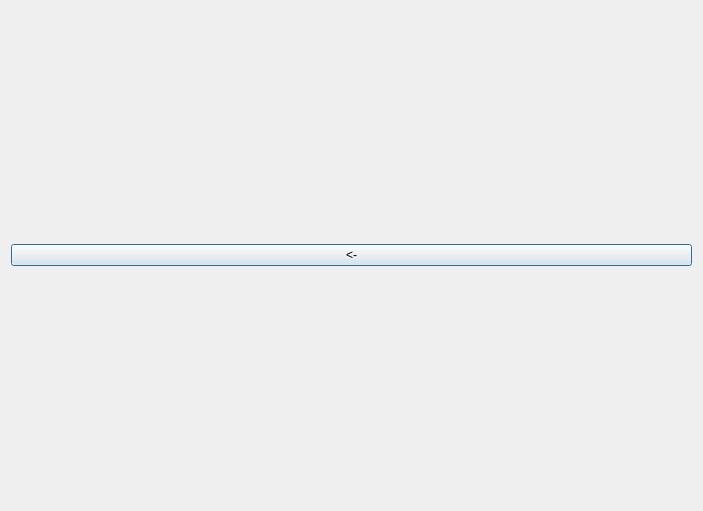
<?xml version="1.0" encoding="UTF-8"?>
<ui version="4.0">
 <class>AccWindow</class>
 <widget class="QDialog" name="AccWindow">
  <property name="geometry">
   <rect>
    <x>0</x>
    <y>0</y>
    <width>703</width>
    <height>511</height>
   </rect>
  </property>
  <property name="minimumSize">
   <size>
    <width>0</width>
    <height>511</height>
   </size>
  </property>
  <property name="windowTitle">
   <string>Dialog</string>
  </property>
  <property name="layoutDirection">
   <enum>Qt::LayoutDirection::LeftToRight</enum>
  </property>
  <property name="autoFillBackground">
   <bool>true</bool>
  </property>
  <layout class="QVBoxLayout" name="verticalLayout">
   <item>
    <layout class="QVBoxLayout" name="verticalLayout_2"/>
   </item>
   <item>
    <layout class="QHBoxLayout" name="horizontalLayout">
     <item>
      <widget class="QPushButton" name="exitButton">
       <property name="text">
        <string>&lt;-</string>
       </property>
      </widget>
     </item>
    </layout>
   </item>
  </layout>
 </widget>
 <resources/>
 <connections/>
</ui>
